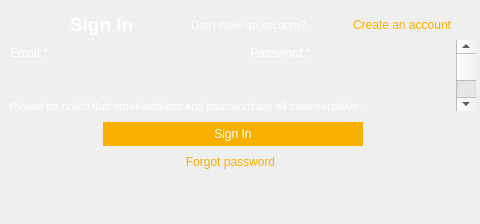
<?xml version="1.0" encoding="UTF-8"?>
<ui version="4.0">
 <class>Dialog</class>
 <widget class="QDialog" name="Dialog">
  <property name="geometry">
   <rect>
    <x>0</x>
    <y>0</y>
    <width>480</width>
    <height>224</height>
   </rect>
  </property>
  <property name="windowTitle">
   <string>Dialog</string>
  </property>
  <widget class="QWidget" name="widget" native="true">
   <property name="geometry">
    <rect>
     <x>0</x>
     <y>0</y>
     <width>480</width>
     <height>224</height>
    </rect>
   </property>
   <property name="styleSheet">
    <string notr="true">.QWidget{background-image: url(:/public/png/public/rectangle.png);border:0px;}</string>
   </property>
   <widget class="QLabel" name="title">
    <property name="geometry">
     <rect>
      <x>70</x>
      <y>7</y>
      <width>121</width>
      <height>34</height>
     </rect>
    </property>
    <property name="font">
     <font>
      <family>Arial</family>
      <pointsize>14</pointsize>
      <weight>75</weight>
      <bold>true</bold>
     </font>
    </property>
    <property name="styleSheet">
     <string notr="true">.QLabel{background-color: transparent; border:0; color :white}</string>
    </property>
    <property name="text">
     <string>Sign In</string>
    </property>
   </widget>
   <widget class="QPushButton" name="sign_in_bt">
    <property name="geometry">
     <rect>
      <x>103</x>
      <y>122</y>
      <width>260</width>
      <height>24</height>
     </rect>
    </property>
    <property name="styleSheet">
     <string notr="true">QPushButton{background-color: rgb(248,176,0); border:0; color :white}</string>
    </property>
    <property name="text">
     <string>Sign In</string>
    </property>
   </widget>
   <widget class="QLineEdit" name="email">
    <property name="geometry">
     <rect>
      <x>10</x>
      <y>65</y>
      <width>220</width>
      <height>24</height>
     </rect>
    </property>
    <property name="styleSheet">
     <string notr="true">QLineEdit{background-image: url(:/public/png/public/rectangle-copy.png);background-color: transparent; border:0; color :white}
</string>
    </property>
    <property name="inputMask">
     <string/>
    </property>
    <property name="text">
     <string notr="true"/>
    </property>
    <property name="placeholderText">
     <string/>
    </property>
   </widget>
   <widget class="QLabel" name="email_hint">
    <property name="geometry">
     <rect>
      <x>10</x>
      <y>45</y>
      <width>180</width>
      <height>16</height>
     </rect>
    </property>
    <property name="styleSheet">
     <string notr="true">.QLabel{background-color: transparent; border:0; color :white}</string>
    </property>
    <property name="text">
     <string>Email:*</string>
    </property>
   </widget>
   <widget class="QLineEdit" name="password">
    <property name="geometry">
     <rect>
      <x>250</x>
      <y>65</y>
      <width>220</width>
      <height>24</height>
     </rect>
    </property>
    <property name="styleSheet">
     <string notr="true">QLineEdit{background-image: url(:/public/png/public/rectangle-copy.png);background-color: transparent; border:0; color :white}
</string>
    </property>
    <property name="inputMask">
     <string/>
    </property>
    <property name="text">
     <string notr="true"/>
    </property>
    <property name="placeholderText">
     <string/>
    </property>
   </widget>
   <widget class="QLabel" name="password_hit">
    <property name="geometry">
     <rect>
      <x>250</x>
      <y>45</y>
      <width>180</width>
      <height>16</height>
     </rect>
    </property>
    <property name="styleSheet">
     <string notr="true">.QLabel{background-color: transparent; border:0; color :white}</string>
    </property>
    <property name="text">
     <string>Password:*</string>
    </property>
   </widget>
   <widget class="QLabel" name="create_account_guide">
    <property name="geometry">
     <rect>
      <x>191</x>
      <y>17</y>
      <width>151</width>
      <height>17</height>
     </rect>
    </property>
    <property name="font">
     <font>
      <pointsize>8</pointsize>
     </font>
    </property>
    <property name="styleSheet">
     <string notr="true">.QLabel{background-color: transparent; border:0; color :white}</string>
    </property>
    <property name="text">
     <string>Don't have an account?</string>
    </property>
   </widget>
   <widget class="QPushButton" name="create_account">
    <property name="geometry">
     <rect>
      <x>337</x>
      <y>17</y>
      <width>130</width>
      <height>16</height>
     </rect>
    </property>
    <property name="styleSheet">
     <string notr="true">QPushButton{background-color: transparent; border:0; color : rgb(248,176,0)}</string>
    </property>
    <property name="text">
     <string>Create an account</string>
    </property>
   </widget>
   <widget class="QPushButton" name="forgot_psw">
    <property name="geometry">
     <rect>
      <x>155</x>
      <y>150</y>
      <width>151</width>
      <height>24</height>
     </rect>
    </property>
    <property name="styleSheet">
     <string notr="true">QPushButton{background-color: transparent; border:0; color : rgb(248,176,0)}</string>
    </property>
    <property name="text">
     <string>Forgot password</string>
    </property>
   </widget>
   <widget class="QPushButton" name="back">
    <property name="geometry">
     <rect>
      <x>10</x>
      <y>13</y>
      <width>49</width>
      <height>24</height>
     </rect>
    </property>
    <property name="styleSheet">
     <string notr="true">.QPushButton{background-image: url(:/public/png/public/back.png); border:0;}</string>
    </property>
    <property name="text">
     <string/>
    </property>
   </widget>
   <widget class="QLabel" name="psw_guide">
    <property name="geometry">
     <rect>
      <x>10</x>
      <y>98</y>
      <width>450</width>
      <height>16</height>
     </rect>
    </property>
    <property name="font">
     <font>
      <pointsize>8</pointsize>
     </font>
    </property>
    <property name="styleSheet">
     <string notr="true">.QLabel{background-color: transparent; border:0; color :white}</string>
    </property>
    <property name="text">
     <string>Please be noted that email address and password are all case sensitive.</string>
    </property>
   </widget>
   <widget class="QScrollBar" name="scroll">
    <property name="geometry">
     <rect>
      <x>456</x>
      <y>40</y>
      <width>20</width>
      <height>71</height>
     </rect>
    </property>
    <property name="orientation">
     <enum>Qt::Vertical</enum>
    </property>
   </widget>
  </widget>
 </widget>
 <resources>
  <include location="../../title.qrc"/>
 </resources>
 <connections/>
</ui>
